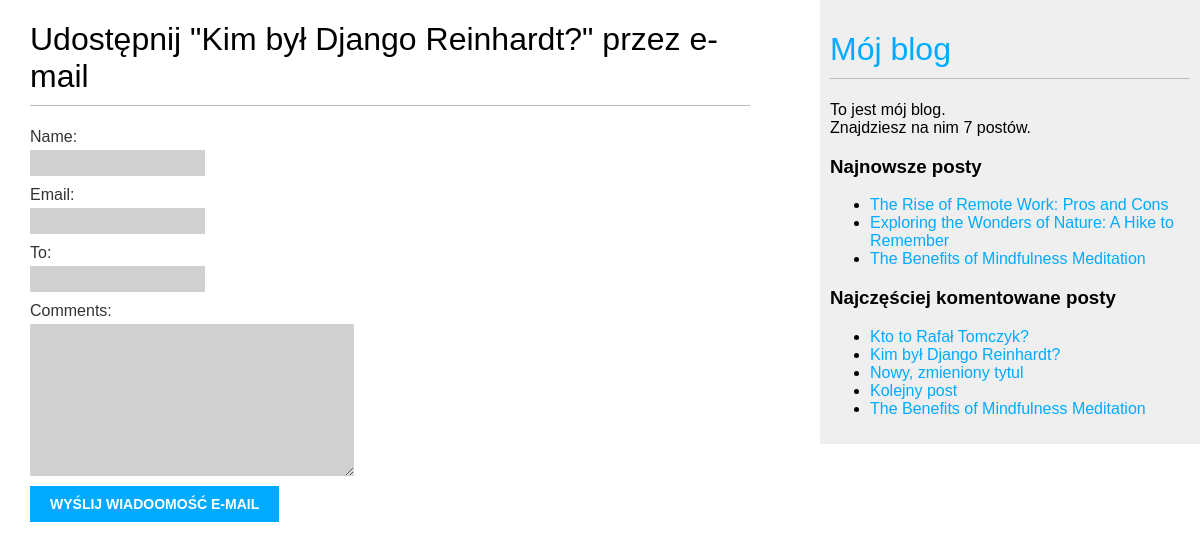
/blog/1/share/, run on an earlier commit of the app's database.
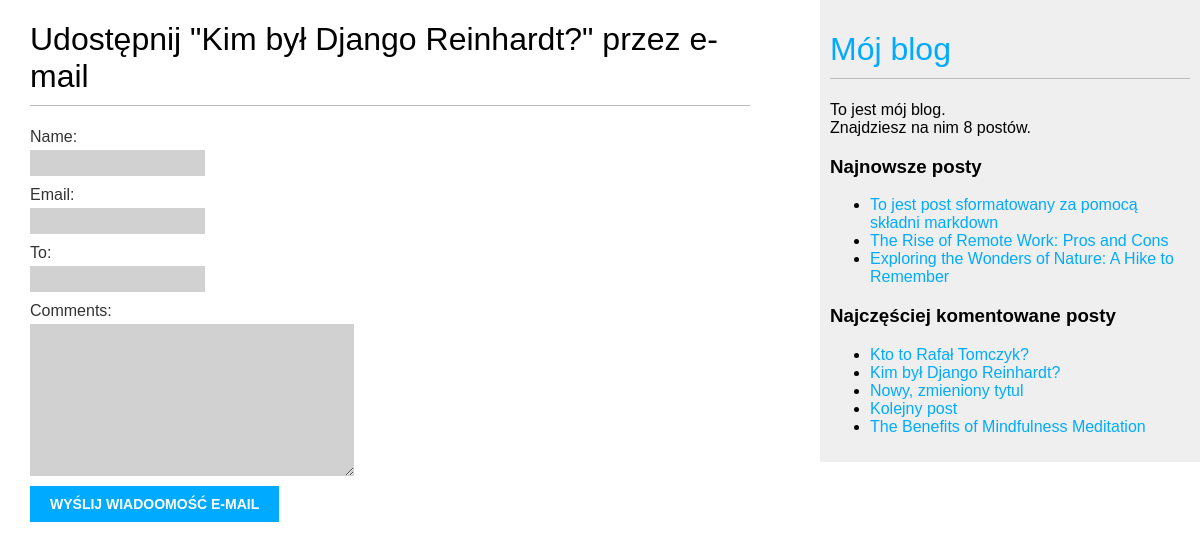
And on a later commit of the database.
### blog/models.py (models this page shows, shortened)
class Post(models.Model):
    class Status(models.TextChoices):
        DRAFT = 'DF', 'Roboczy'
        PUBLISHED = 'PB', 'Opublikowany'
    title = models.CharField(max_length=250)
    slug = models.SlugField(max_length=250, unique_for_date='publish')
    author = models.ForeignKey(User, on_delete=models.CASCADE, related_name='blog_posts')
    body = models.TextField()
    publish = models.DateTimeField(default=timezone.now)
    created = models.DateTimeField(auto_now_add=True)
    updated = models.DateTimeField(auto_now=True)
    status = models.CharField(max_length=2, choices=Status.choices, default=Status.DRAFT)
    object = models.Manager()
    published = PublishedManager()
    tags = TaggableManager()
    class Meta:
        ordering = ['-publish']
        indexes = [
            models.Index(fields=['-publish'])
        ]
    def get_absolute_url(self):
        return reverse("blog:post_detail", args=[self.publish.year,
                                                 self.publish.month,
                                                 self.publish.day,
                                                 self.slug])

### blog/views.py (the view)
# urls.py: path('<int:post_id>/share/', views.post_share, name='post_share'),
def post_share(request, post_id):
    post = get_object_or_404(Post, id=post_id, status=Post.Status.PUBLISHED)
    sent = False
    if request.method == 'POST':
        form = EmailPostForm(request.POST)
        if form.is_valid():
            cd = form.cleaned_data
            post_url = request.build_absolute_uri(
                post.get_absolute_url())
            subject = f"{cd['name']} zaleca Ci przeczytanie {post.title}"
            message = f"Przeczytaj {post.title} pod adresem {post_url}\n\nkomentarze {cd['name']}: {cd['comments']}"
            send_mail(subject, message, 'rafal.tomczyk2000@gmail.com', [cd['to']])
            sent = True
    else:
        form = EmailPostForm()
    return render(request, 'blog/post/share.html', {'post': post,
                                                    'form': form,
                                                    'sent': sent})

### blog/forms.py
class EmailPostForm(forms.Form):
    name = forms.CharField(max_length=35)
    email = forms.EmailField()
    to = forms.EmailField()
    comments = forms.CharField(required=False, widget=forms.Textarea)

### blog/models.py (called while the page is built)
    def get_queryset(self):
        return super().get_queryset()\
            .filter(status=Post.Status.PUBLISHED)

### blog/templatetags/blog_tags.py (called while the page is built)
@register.simple_tag
def total_posts():
    return Post.published.count()

@register.inclusion_tag('blog/post/latest_posts.html')
def show_latest_posts(count=5):
    latest_posts = Post.published.order_by('-publish')[:count]
    return {'latest_posts': latest_posts}

@register.simple_tag
def get_most_commented_posts(count=5):
    return Post.published.annotate(total_comments=Count('comments')).order_by('-total_comments')[:count]

### blog/templates/blog/post/share.html (shortened to what this page needs)
{% extends "blog/base.html" %}
{% block content %}
    {% if sent %}
        <h1>Wiadomość e-mail została pomyślnie wysłana</h1>
        <p>
            "Wysłanie posta {{ post.title }}" do {{ form.cleaned_data.to }} zakończyło się sukcesem.
        </p>
    {% else %}
        <h1>Udostępnij "{{ post.title }}" przez e-mail</h1>
        <form method="post">
            {{ form.as_p}}
            <input type="submit" value="Wyślij wiadoomość e-mail">
        </form>
    {% endif %}
{% endblock %}

### blog/templates/blog/base.html (shortened to what this page needs)
{% load blog_tags %}
{% load static %}
<!DOCTYPE html>
<html>
<head>
    <link href="{% static 'css/blog.css' %}" rel="stylesheet">
</head>
<body>
    <div id="content">
        {% block content %}
        {% endblock %}
    </div>
    <div id="sidebar">
        <h1><a href="{% url 'blog:post_list' %}">Mój blog</a></h1>
        <p>To jest mój blog.<br>
            Znajdziesz na nim {% total_posts %} postów.
        </p>
        <h3>Najnowsze posty</h3>
        {% show_latest_posts 3 %}
        <h3>Najczęściej komentowane posty</h3>
        {% get_most_commented_posts as most_commented_posts %}
        <ul>
            {% for post in most_commented_posts %}
            <li>
                <a href="{{ post.get_absolute_url }}">{{ post.title }}</a>
            </li>
            {% endfor %}
        </ul>
    </div>
</body>
</html>

### blog/templates/blog/post/latest_posts.html
<ul>
    {% for post in latest_posts %}
        <li>
            <a href="{{post.get_absolute_url}}">{{post.title}}</a>
        </li>
    {%endfor%}
</ul>

What changed in the data, as far as the page shows it:
no longer on one of the page's lists (row unchanged): Post: title "The Benefits of Mindfulness Meditation"
added Post: title "To jest post sformatowany za pomocą składni markdown", shown under "Najnowsze posty"
Also different on the page:
text no longer shown: "7"
text now shown: "8"
